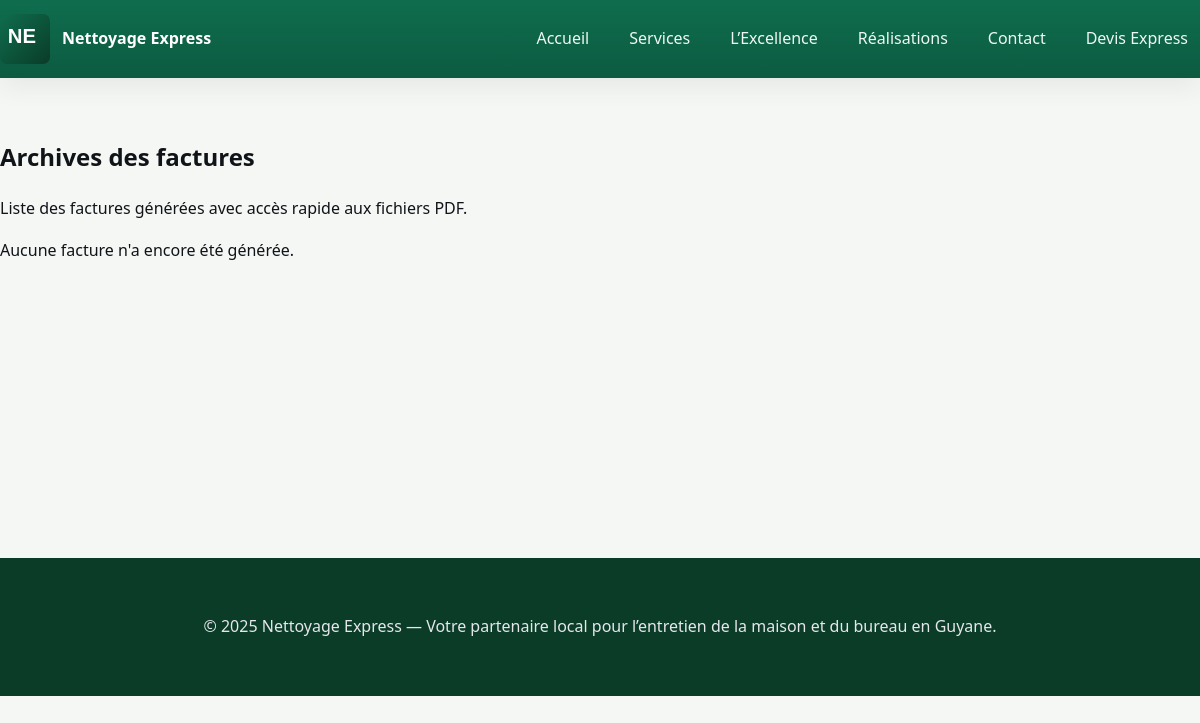
/factures/archive/ (signed in), run on an earlier commit of the app's database.
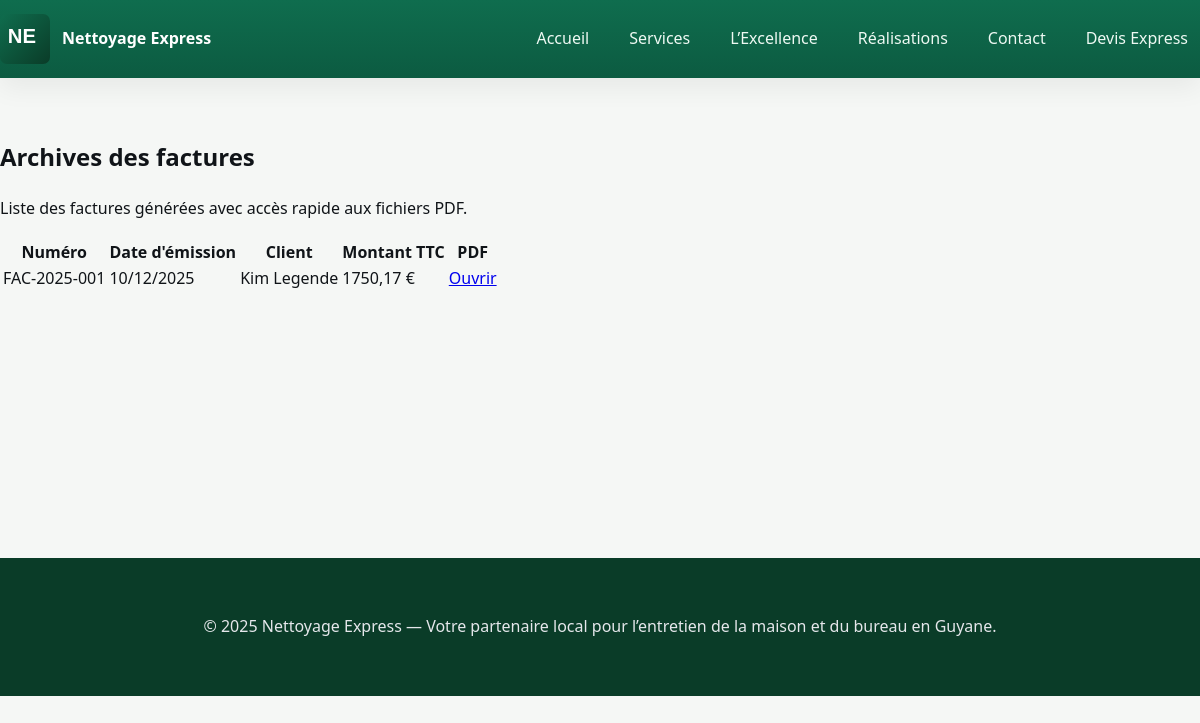
And on a later commit of the database.
### factures/models.py (models this page shows, shortened)
class Invoice(models.Model):
    class InvoiceStatus(models.TextChoices):
        DRAFT = "draft", _("Brouillon")
        REFACTURATION = "refacturation", _("Refacturation")
        AVOIR = "avoir", _("Avoir")
        DEMO = "demo", _("Devis")
        SENT = "sent", _("Envoyée")
        PAID = "paid", _("Payée")
        PARTIAL = "partial", _("Partiellement payée")
        OVERDUE = "overdue", _("En retard")
    quote = models.ForeignKey("devis.Quote", on_delete=models.SET_NULL, null=True, blank=True, related_name="invoices")
    number = models.CharField(
        max_length=20,
        unique=True,
        blank=True,
        help_text="Numéro FAC-AAAA-XXX, généré automatiquement si vide."
    )
    issue_date = models.DateField(default=date.today)
    due_date = models.DateField(null=True, blank=True)
    status = models.CharField( max_length=20, choices=InvoiceStatus.choices, default=InvoiceStatus.DRAFT)
    created_at = models.DateTimeField(auto_now_add=True)
    total_ht = models.DecimalField(max_digits=10, decimal_places=2, default=Decimal("0.00"))
    tva = models.DecimalField(max_digits=10, decimal_places=2, default=Decimal("0.00"))
    total_ttc = models.DecimalField(max_digits=10, decimal_places=2, default=Decimal("0.00"))
    discount = models.DecimalField(max_digits=10, decimal_places=2, default=Decimal("0.00"))
    amount = models.DecimalField(max_digits=10, decimal_places=2, default=Decimal("0.00"))
    notes = models.TextField(blank=True, default="")
    payment_terms = models.TextField(blank=True, default="")
    pdf = models.FileField(upload_to="factures", blank=True, null=True)
    class Meta:
        ordering = ["-issue_date", "-number"]
        indexes = [models.Index(fields=["number", "issue_date"])]
        verbose_name = _("facture")
        verbose_name_plural = _("factures")

### devis/models.py (models this page shows, shortened)
class Quote(models.Model):
    STATUS_CHOICES = [
        ("draft", "Brouillon"),
        ("sent", "Envoyé"),
        ("accepted", "Accepté"),
        ("rejected", "Rejeté"),
    ]
    number = models.CharField(
        max_length=20,
        unique=True,
        blank=True,
        help_text="Numéro de devis format DEV-AAAA-XXX, généré automatiquement."
    )
    client = models.ForeignKey(Client, on_delete=models.CASCADE, related_name="quotes")
    service = models.ForeignKey(
        Service,
        on_delete=models.SET_NULL,
        null=True,
        blank=True,
        related_name="quotes",
        help_text="Service principal demandé (optionnel si plusieurs items)."
    )
    message = models.TextField(blank=True)
    status = models.CharField(max_length=20, choices=STATUS_CHOICES, default="draft")
    issue_date = models.DateField(default=date.today)
    valid_until = models.DateField(null=True, blank=True)
    notes = models.TextField(blank=True)
    created_at = models.DateTimeField(auto_now_add=True)
    total_ht = models.DecimalField(max_digits=10, decimal_places=2, default=Decimal("0.00"))
    tva = models.DecimalField(max_digits=10, decimal_places=2, default=Decimal("0.00"))
    total_ttc = models.DecimalField(max_digits=10, decimal_places=2, default=Decimal("0.00"))
    pdf = models.FileField(upload_to="devis", blank=True, null=True)
    @property
    def items(self) -> List["QuoteItem"]:
        return self.quote_items.all()

class Client(models.Model):
    full_name = models.CharField(max_length=200)
    email = models.EmailField()
    phone = models.CharField(max_length=50)
    address_line = models.CharField(max_length=255, blank=True)
    city = models.CharField(max_length=100, blank=True)
    zip_code = models.CharField(max_length=20, blank=True)
    company = models.CharField(max_length=200, blank=True)
    created_at = models.DateTimeField(auto_now_add=True)
    class Meta:
        ordering = ["-created_at"]
        verbose_name = "client"
        verbose_name_plural = "clients"

### factures/views.py (the view)
# urls.py: path("archive/", views.archive, name="archive"),
@staff_member_required
def archive(request):
    invoices = Invoice.objects.exclude(pdf="").order_by("-issue_date", "-number")
    return render(request, "factures/archive.html", {"invoices": invoices})

### templates/factures/archive.html (shortened to what this page needs)
{% extends "base.html" %}
{% block content %}
<section class="section">
  <div class="section__head">
    <h1>Archives des factures</h1>
    <p class="muted">Liste des factures générées avec accès rapide aux fichiers PDF.</p>
  </div>
  {% if invoices %}
  <table class="table">
    <thead>
      <tr>
        <th>Numéro</th>
        <th>Date d'émission</th>
        <th>Client</th>
        <th>Montant TTC</th>
        <th>PDF</th>
      </tr>
    </thead>
    <tbody>
      {% for inv in invoices %}
      <tr>
        <td>{{ inv.number }}</td>
        <td>{{ inv.issue_date|date:'d/m/Y' }}</td>
        <td>
          {% if inv.quote and inv.quote.client %}
            {{ inv.quote.client.full_name }}
          {% else %}
            —
          {% endif %}
        </td>
        <td>{{ inv.total_ttc }} €</td>
        <td>
          {% if inv.pdf %}
            <a href="{% url 'factures:download' inv.pk %}" target="_blank">Ouvrir</a>
          {% else %}
            –
          {% endif %}
        </td>
      </tr>
      {% endfor %}
    </tbody>
  </table>
  {% else %}
  <p>Aucune facture n'a encore été générée.</p>
  {% endif %}
</section>
{% endblock %}

What changed in the data, as far as the page shows it:
added Invoice: number "FAC-2025-001", issue_date "10/12/2025", quote.client.full_name "Kim Legende", total_ttc "1750,17", shows "Ouvrir"
Also different on the page:
text no longer shown: "Aucune facture n'a encore été générée."
text now shown: "Numéro Date d'émission Client Montant TTC PDF"
